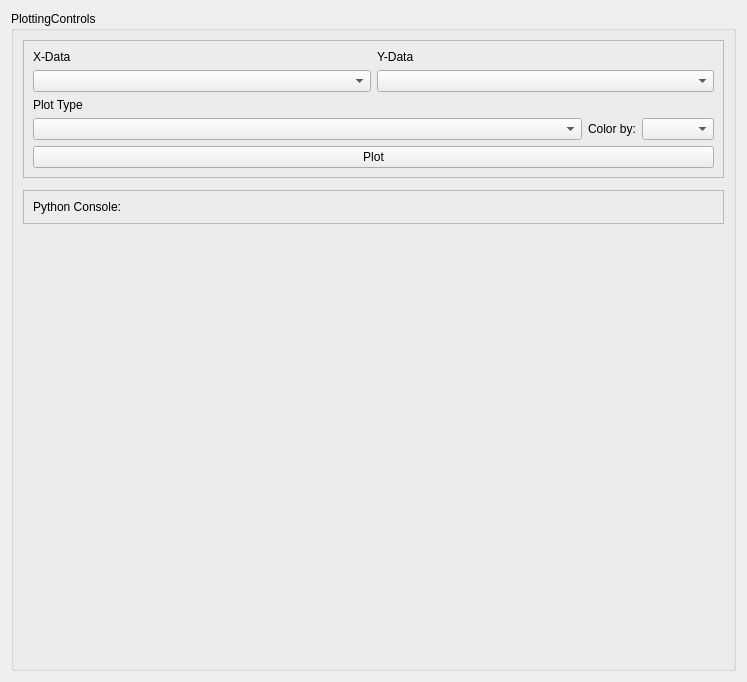
<?xml version="1.0" encoding="UTF-8"?>
<ui version="4.0">
 <class>Form</class>
 <widget class="QWidget" name="Form">
  <property name="geometry">
   <rect>
    <x>0</x>
    <y>0</y>
    <width>747</width>
    <height>682</height>
   </rect>
  </property>
  <property name="windowTitle">
   <string>Form</string>
  </property>
  <layout class="QGridLayout" name="gridLayout">
   <item row="0" column="0">
    <widget class="QGroupBox" name="groupBoxPlotting">
     <property name="sizePolicy">
      <sizepolicy hsizetype="MinimumExpanding" vsizetype="Minimum">
       <horstretch>0</horstretch>
       <verstretch>0</verstretch>
      </sizepolicy>
     </property>
     <property name="title">
      <string>PlottingControls</string>
     </property>
     <layout class="QGridLayout" name="gridLayout_7">
      <item row="3" column="0">
       <spacer name="verticalSpacer">
        <property name="orientation">
         <enum>Qt::Vertical</enum>
        </property>
        <property name="sizeHint" stdset="0">
         <size>
          <width>20</width>
          <height>40</height>
         </size>
        </property>
       </spacer>
      </item>
      <item row="1" column="0">
       <widget class="QFrame" name="framePlotWidget">
        <property name="sizePolicy">
         <sizepolicy hsizetype="Preferred" vsizetype="Minimum">
          <horstretch>0</horstretch>
          <verstretch>0</verstretch>
         </sizepolicy>
        </property>
        <property name="frameShape">
         <enum>QFrame::StyledPanel</enum>
        </property>
        <property name="frameShadow">
         <enum>QFrame::Raised</enum>
        </property>
       </widget>
      </item>
      <item row="0" column="0">
       <widget class="QFrame" name="framePlotControls">
        <property name="frameShape">
         <enum>QFrame::StyledPanel</enum>
        </property>
        <property name="frameShadow">
         <enum>QFrame::Raised</enum>
        </property>
        <layout class="QGridLayout" name="gridLayout_8">
         <item row="0" column="0">
          <layout class="QHBoxLayout" name="horizontalLayout_4">
           <item>
            <layout class="QVBoxLayout" name="verticalLayout_3">
             <item>
              <widget class="QLabel" name="label_2">
               <property name="text">
                <string>X-Data</string>
               </property>
              </widget>
             </item>
             <item>
              <widget class="QComboBox" name="comboBoxXData"/>
             </item>
            </layout>
           </item>
           <item>
            <layout class="QVBoxLayout" name="verticalLayout_2">
             <item>
              <widget class="QLabel" name="label">
               <property name="text">
                <string>Y-Data</string>
               </property>
              </widget>
             </item>
             <item>
              <widget class="QComboBox" name="comboBoxYData"/>
             </item>
            </layout>
           </item>
          </layout>
         </item>
         <item row="1" column="0">
          <layout class="QVBoxLayout" name="verticalLayout_4">
           <item>
            <widget class="QLabel" name="label_3">
             <property name="text">
              <string>Plot Type</string>
             </property>
            </widget>
           </item>
          </layout>
         </item>
         <item row="2" column="0">
          <layout class="QHBoxLayout" name="horizontalLayout_5">
           <item>
            <widget class="QComboBox" name="comboBoxPlotType">
             <property name="sizePolicy">
              <sizepolicy hsizetype="MinimumExpanding" vsizetype="Fixed">
               <horstretch>0</horstretch>
               <verstretch>0</verstretch>
              </sizepolicy>
             </property>
            </widget>
           </item>
           <item>
            <widget class="QLabel" name="labelColorParam">
             <property name="sizePolicy">
              <sizepolicy hsizetype="Minimum" vsizetype="Minimum">
               <horstretch>0</horstretch>
               <verstretch>0</verstretch>
              </sizepolicy>
             </property>
             <property name="text">
              <string>Color by:</string>
             </property>
            </widget>
           </item>
           <item>
            <widget class="QComboBox" name="comboBoxColorParam">
             <property name="sizePolicy">
              <sizepolicy hsizetype="Minimum" vsizetype="Fixed">
               <horstretch>0</horstretch>
               <verstretch>0</verstretch>
              </sizepolicy>
             </property>
            </widget>
           </item>
          </layout>
         </item>
         <item row="3" column="0">
          <widget class="QPushButton" name="pushButtonPlot">
           <property name="text">
            <string>Plot</string>
           </property>
          </widget>
         </item>
        </layout>
       </widget>
      </item>
      <item row="2" column="0">
       <widget class="QFrame" name="frameConsole">
        <property name="frameShape">
         <enum>QFrame::StyledPanel</enum>
        </property>
        <property name="frameShadow">
         <enum>QFrame::Raised</enum>
        </property>
        <layout class="QVBoxLayout" name="verticalLayout_5">
         <item>
          <widget class="QLabel" name="label_5">
           <property name="text">
            <string>Python Console:</string>
           </property>
          </widget>
         </item>
        </layout>
       </widget>
      </item>
     </layout>
    </widget>
   </item>
  </layout>
 </widget>
 <resources/>
 <connections/>
</ui>
